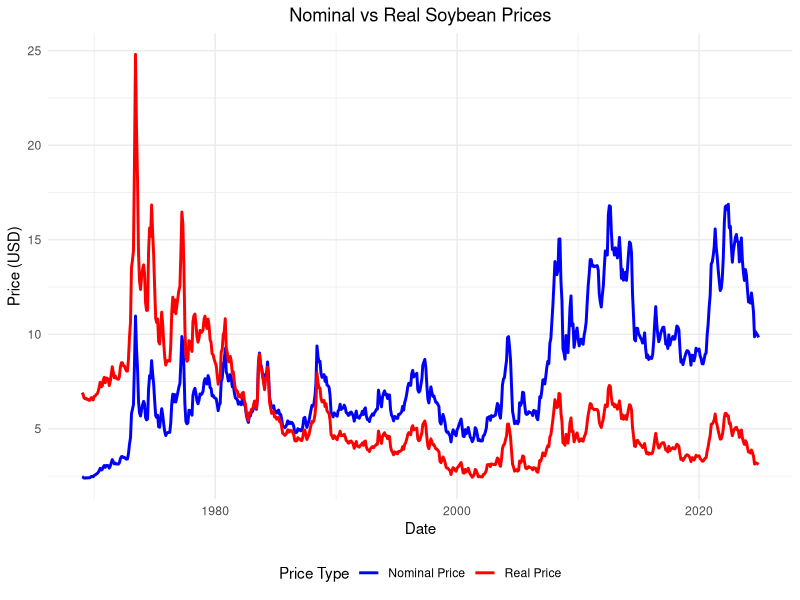
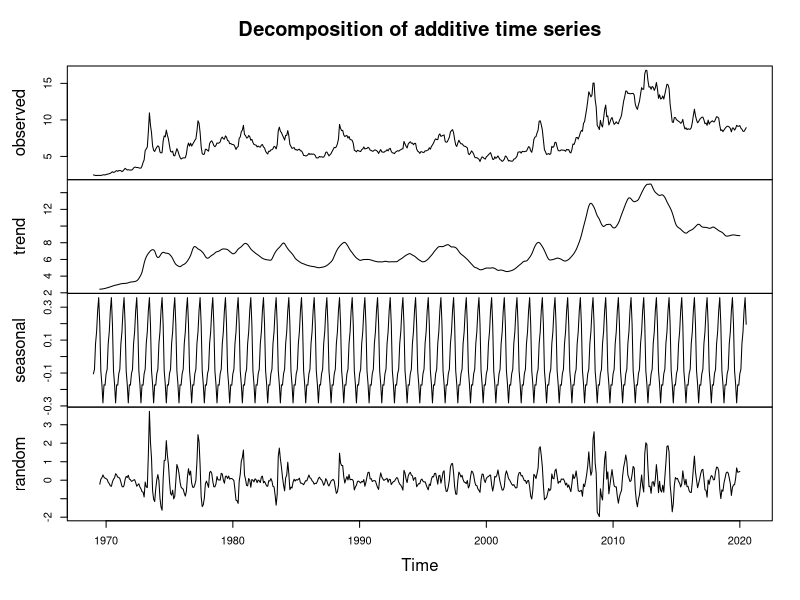
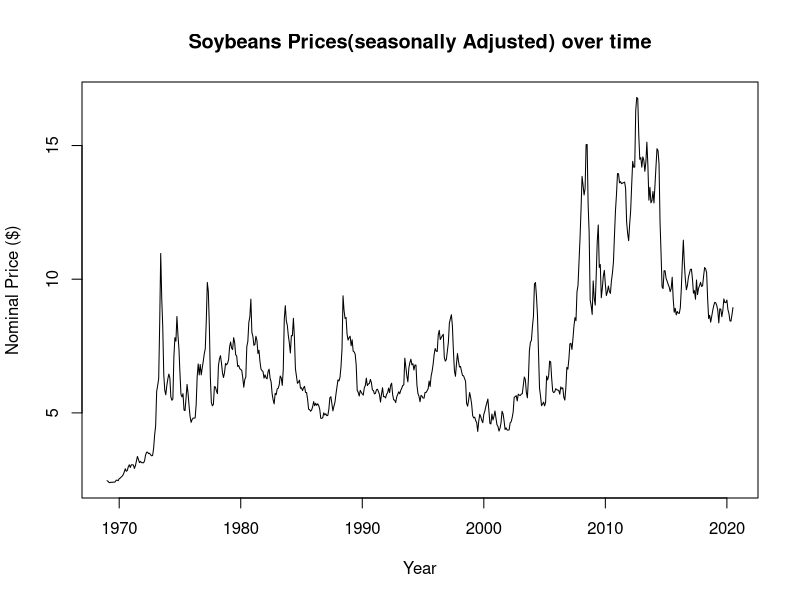
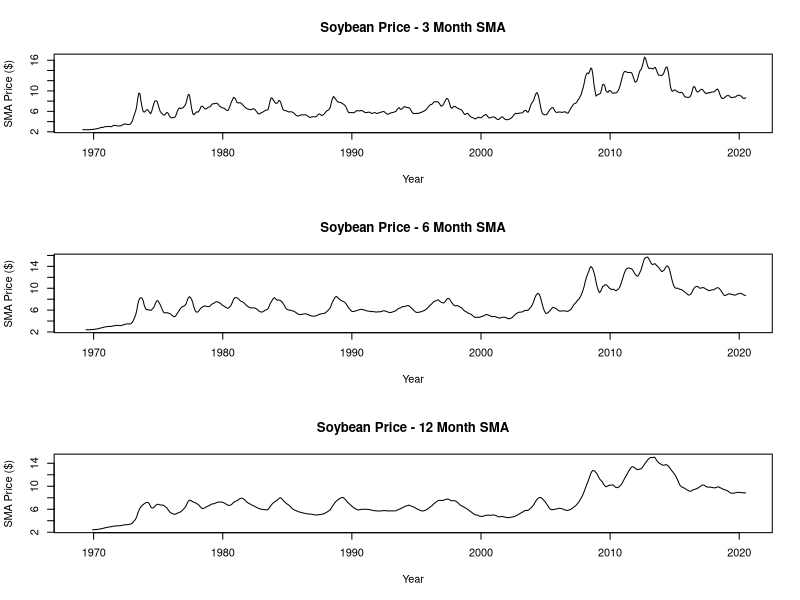
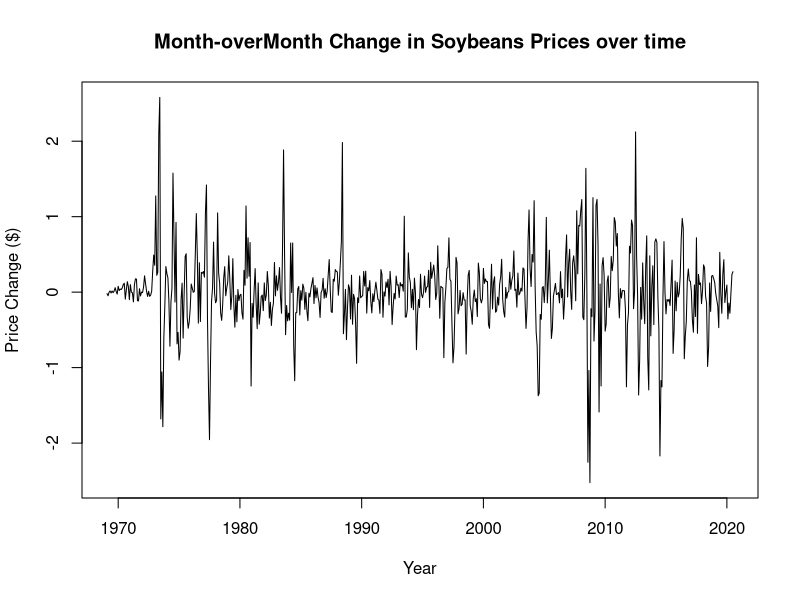
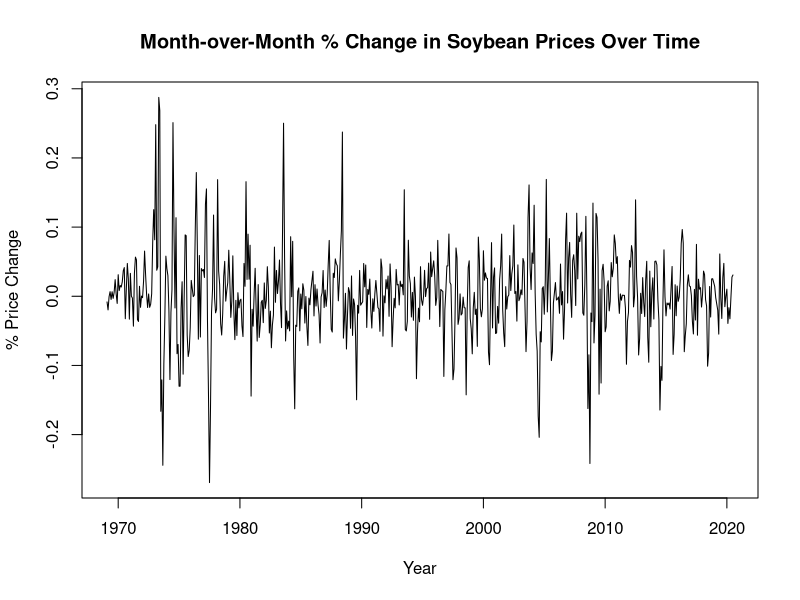
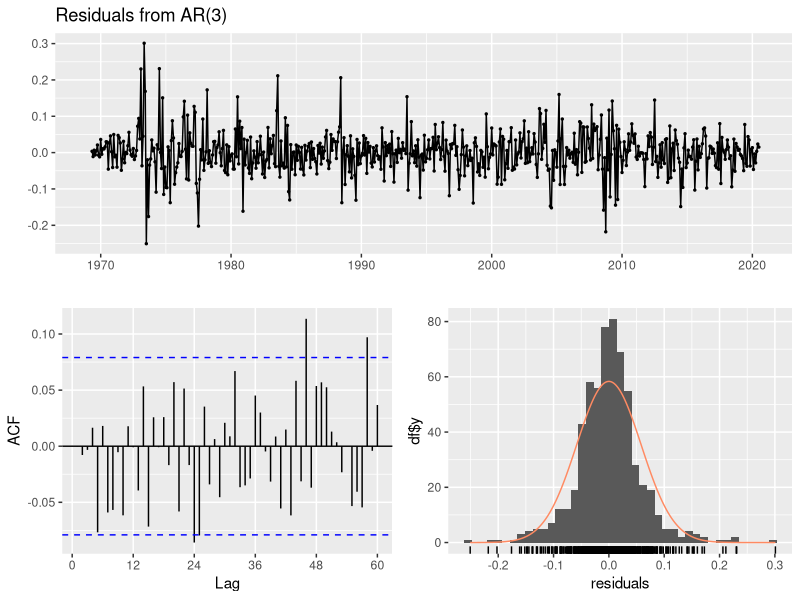

Source code (R) for these figures, in order: (Note: this script raises an error after producing the figures.)
packages <- c("tseries", "forecast", "TTR", "ggplot2", "dplyr", "tidyr", "lubridate")
installed <- packages %in% installed.packages()
if (any(!installed)) {
  install.packages(packages[!installed])
}

library(tseries)
library(forecast)
library(TTR)
library(ggplot2)
library(dplyr)
library(tidyr)
library(lubridate)

setwd("~/Downloads/Agfinallab")
soybeans <- read.csv('soybean-prices-historical-chart-data.csv')
print(head(soybeans,3))

CPI <- read.csv("Copy of historical-cpi-u-202503.csv")
print(head(CPI, 3))





CPI_long <- CPI %>%
  pivot_longer(
    cols = -Year,          
    names_to = "Month",      
    values_to = "CPI"       
  )
print(head(CPI_long))




CPI_long <- CPI_long %>%
  mutate(Month = match(Month, month.abb))

CPI_long <- CPI_long %>%
  mutate(date = as.Date(paste(Year, Month, "01", sep = "-"), format = "%Y-%m-%d"))

CPI_long <- CPI_long %>%
  mutate(Month = match(Month, month.abb))

CPI_long <- CPI_long %>%
  arrange(as.Date(date, format = "%m/%d/%Y"))

CPI_long <- CPI_long %>%
  select(date, CPI)

CPI_long <- CPI_long %>%
  arrange(as.Date(date, format = "%m/%d/%Y"))


head(CPI_long)

soybeans <- soybeans %>%
  mutate(date = as.Date(date)) 

soybeans <- soybeans %>%
  mutate(date = floor_date(date, "month")) %>%  
  group_by(date) %>%
  summarize(price = mean(value, na.rm = TRUE)) %>% 
  ungroup()

soybeans <- soybeans %>%
  filter(date >= as.Date("1969-01-01") & date <= as.Date("2025-03-31"))


print(head(soybeans))
print(tail(soybeans))

str(CPI_long)

CPI_long <- CPI_long %>%
  mutate(date = as.Date(date, format = "%m/%d/%Y"))
CPI_long <- CPI_long %>%
  filter(date >= as.Date("1969-01-01") & date <= as.Date("2025-03-31"))
print(head(CPI_long))
print(tail(CPI_long))

soybeans_merged <- merge(soybeans, CPI_long, by = "date", all = FALSE)

print(head(soybeans_merged))

soybeans_merged <- soybeans_merged %>%
  mutate(price_real = (price / (CPI / 100)))

print(head(soybeans_merged))

ggplot(soybeans_merged, aes(x = date)) +
  geom_line(aes(y = price, color = "Nominal Price"), linewidth = 1) + 
  geom_line(aes(y = price_real, color = "Real Price"), linewidth = 1) + 
  scale_color_manual(values = c("Nominal Price" = "blue", "Real Price" = "red")) + 
  labs(title = "Nominal vs Real Soybean Prices",x = "Date",y = "Price (USD)",color = "Price Type") +
  theme_minimal() + 
  theme( legend.position = "bottom", plot.title = element_text(hjust = 0.5))


price.ts <- ts(soybeans_merged$price, start=c(1969, 1), end=c(2020, 7), frequency=12)
print(price.ts)

price_components <- decompose(price.ts, type="additive")
plot(price_components)
price_components$figure

plot.ts(price.ts, 
        main = "Soybeans Prices(seasonally Adjusted) over time", 
        xlab = "Year", ylab = "Nominal Price ($)")

price_sma3 <- SMA(price.ts, n = 3)  
price_sma6 <- SMA(price.ts, n = 6)  
price_sma12 <- SMA(price.ts, n = 12)

par(mfrow = c(3, 1))

plot.ts(price_sma3, main = "Soybean Price - 3 Month SMA", xlab = "Year", ylab = "SMA Price ($)")


plot.ts(price_sma6, main = "Soybean Price - 6 Month SMA", xlab = "Year", ylab = "SMA Price ($)")


plot.ts(price_sma12, main = "Soybean Price - 12 Month SMA", xlab = "Year", ylab = "SMA Price ($)")

par(mfrow = c(1, 1)) 
print(price_components$seasonal)


price_diff.ts <- diff(price.ts, differences = 1)
plot.ts(price_diff.ts, main = "Month-overMonth Change in Soybeans Prices over time", xlab = "Year", ylab = "Price Change ($)")
log_price.ts <- log(price.ts)
log_price_diff.ts <- diff(log_price.ts, differences = 1)
plot.ts(log_price_diff.ts, main = "Month-over-Month % Change in Soybean Prices Over Time", xlab = "Year", ylab = "% Price Change")

ar_model <- ar(log_price_diff.ts, order.max = 5)
ar
print(ar_model)

checkresiduals(ar_model, lag.max = 60)
ar_coefs <- ar_model$ar
print(ar_coefs)


forecast_result <- forecast(ar_model, h = 6)
forescast_result
autoplot(forecast_result, include=36, xlab="", ylab="Soybeans price - monthly % returns")
print(forecast_result)

